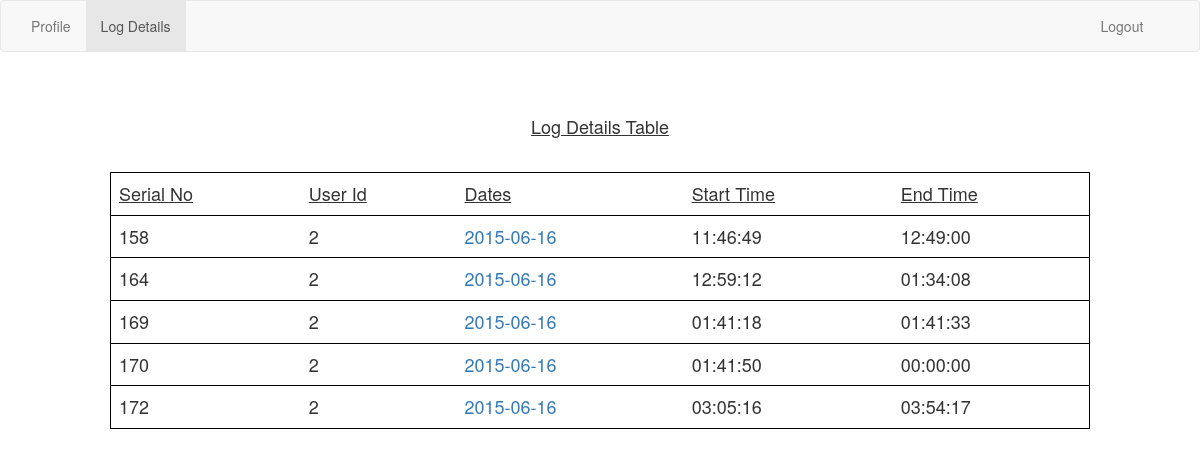
Page /task/logdetails.php (signed in) on the committed database.
### tables this page shows
CREATE TABLE IF NOT EXISTS `logintime` (
  `sno` int(11) NOT NULL AUTO_INCREMENT,
  `id` int(11) DEFAULT NULL,
  `logindate` date DEFAULT NULL,
  `logintime` time DEFAULT NULL,
  `logouttime` time DEFAULT NULL,
  PRIMARY KEY (`sno`)
);

### task/logdetails.php (the view, shortened to what this page needs)
<!DOCTYPE html PUBLIC "-//W3C//DTD XHTML 1.0 Transitional//EN" "http://www.w3.org/TR/xhtml1/DTD/xhtml1-transitional.dtd">
<html xmlns="http://www.w3.org/1999/xhtml">
<head>
  <link rel="stylesheet" href="http://maxcdn.bootstrapcdn.com/bootstrap/3.3.4/css/bootstrap.min.css">
</head>
<body>
<nav class="navbar navbar-default">
  <div class="container-fluid">
    <div>
      <ul class="nav navbar-nav">
	  <li><a href="welcome.php">Profile</a></li>
        <li class="active"><a href="#">Log Details</a></li>
        <li><a href="logout.php" style="margin-left:900px">Logout</a></li>
      </ul>
    </div>
  </div>
</nav>
<div class="log_list">
			<form method="post" action="profilelogdetails.php">
				<div>
					<div class="tab_header">
						<h4> <u> Log Details Table </u> </h4>
					</div>
					<div>
						<table class="tab_view">
							<tr style="border:1px solid black;">
								<td class="attribute">
									<span> <u> Serial No </u> </span>
								</td>
								<td class="attribute">
									<span> <u> User Id </u> </span>
								</td>
								<td class="attribute">
									<span> <u> Dates </u> </span>
								</td>
								<td class="attribute">
									<span> <u> Start Time </u> </span>
								</td>
								<td class="attribute">
									<span> <u> End Time </u> </span>
								</td>
							</tr>
<a href="javascript:void(0)" onclick="goToURL(); return false;"> </a><br>
<?php
$servername = "localhost";
$username = "root";
$password = "";
$dbname = "automate";
$conn = new mysqli($servername, $username, $password, $dbname);
$userid = $_SESSION['user_id'];
$sql = "SELECT * FROM logintime where id='$userid'";
$result = $conn->query($sql);
		if($result->num_rows > 0){
								while($row = $result->fetch_assoc()) {
							?>
								<a href="#">
									<tr style="border:1px solid black;">
										<td class="attribute">
											<span> <?php echo $row["sno"] ?> </span>
										</td>
										<td class="attribute">
											<span> <?php echo $row["id"] ?> </span>
										</td>
										<td class="attribute">
											<a href="profilelogdetails.php?record_id=<?php echo $row["sno"];  ?>">
												<span> <?php echo $row["logindate"]; ?> </span>
											</a>
										</td>
										<td class="attribute">
											<span> <?php echo $row["logintime"]; ?> </span>
										</td>
										<td class="attribute">
											<span> <?php echo $row["logouttime"]; ?>  </span>
										</td>
									</tr>
								</a>
								<?php
								}
							?>
 </body>
</html>
<?php
	}
?>

### task/logdetails.php (style rules this page uses)
.log_list { background-color:#FFFFFF;margin-left:100px;margin-right:100px;margin-top:50px;border-radius:10px; }
.tab_header { text-align: center;padding:5px; }
.tab_view { border:1px solid black;border-radius:10px;margin-left:10px;margin-right:10px;width:98%; }
.attribute { padding:8px; font-size:18px; }

### rows in the picture
logintime: sno "158", id "2", logindate "2015-06-16", logintime "11:46:49", logouttime "12:49:00"
logintime: sno "164", id "2", logindate "2015-06-16", logintime "12:59:12", logouttime "01:34:08"
logintime: sno "169", id "2", logindate "2015-06-16", logintime "01:41:18", logouttime "01:41:33"
logintime: sno "170", id "2", logindate "2015-06-16", logintime "01:41:50", logouttime "00:00:00"
logintime: sno "172", id "2", logindate "2015-06-16", logintime "03:05:16", logouttime "03:54:17"
